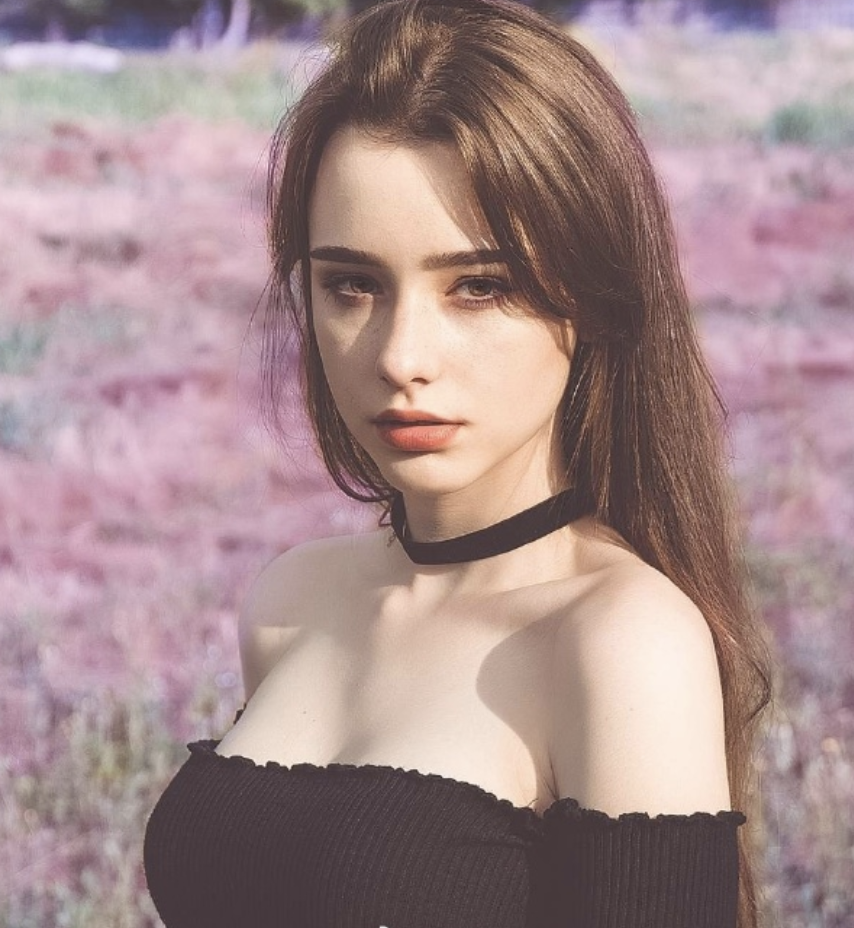
#> input picture python-practice/openCV/taaarannn.png, 854 x 928 px, found by its file name
$ jupyter execute grey_image.ipynb   (shell and % lines are left out)
#> lines starting #> are read from the running program, lines starting #| are printed output that depends on the picture
[cell 1]
from matplotlib.pyplot import imshow
import numpy as np
from PIL import Image

I = Image.open('/Users/zhaoxuyan/Desktop/taaarannn.png', 'r')
#> I is the input picture: PIL image 854x928 RGBA; mean R, G, B, A 164.9, 140.4, 141.4, 255
imshow(np.asarray(I))

[cell 2]
L = I.convert('L')   #转化为灰度图
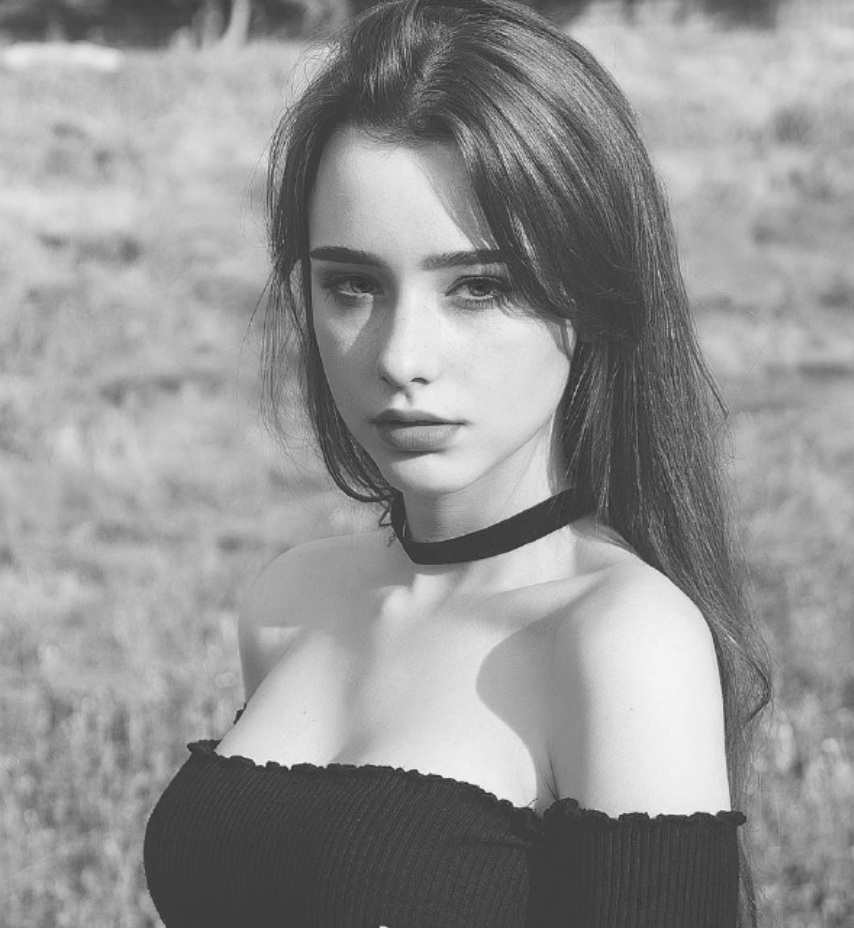
#> L: PIL image 854x928 L; min 36, max 245, mean 147.8
imshow(np.asarray(L))
L.show()
